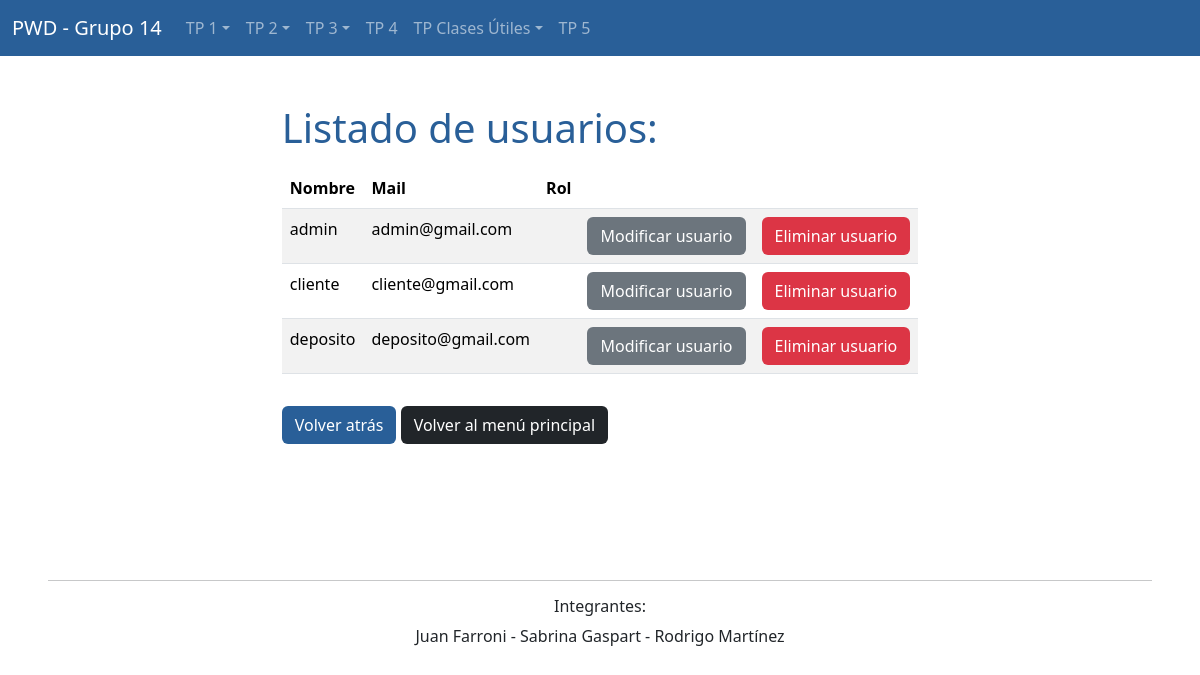
The app's page /TP5/vista/listarUsuario.php with its own data.
### tables this page shows
CREATE TABLE `usuario` (
  `idusuario` bigint(20) NOT NULL,
  `usnombre` varchar(50) NOT NULL,
  `uspass` varchar(50) NOT NULL,
  `usmail` varchar(50) NOT NULL,
  `usdeshabilitado` timestamp NULL DEFAULT NULL
);

### TP5/util/funciones.php (called while the page is built, shortened)
<?php
function my_autoloader($class_name)
{
    $directories = array(
        $_SESSION['ROOT'] . 'control/',
        $_SESSION['ROOT'] . 'modelo/',
        $_SESSION['ROOT'] . 'modelo/conector/',
    );
    foreach ($directories as $directory) {
        $file = $directory . $class_name . '.php';
        if (file_exists($file)) {
            return;
        }
    }
}
?>

### TP5/modelo/conector/BaseDatosPDO.php (called while the page is built, shortened)
<?php
class BaseDatosPDO extends PDO
{
    private $conec;
    private $indice;
    private $resultado;
    public function __construct()
    {
        $this->conec = null;
        $this->indice = 0;
        try {
            $this->conec = true;
        } catch (PDOException $e) {
            $this->sql = $e->getMessage();
            $this->conec = false;
        }
    }
    public function Iniciar()
    {
        return $this->getConec();
    }
    public function getConec()
    {
        return $this->conec;
    }
    private function setIndice($indice)
    {
        $this->indice = $indice;
    }
    private function getIndice()
    {
        return $this->indice;
    }
    private function setResultado($resultado)
    {
        $this->resultado = $resultado;
    }
    private function getResultado()
    {
        return $this->resultado;
    }
    public function Ejecutar($sql)
    {
        if (stristr($sql, "select")) {
            $resp = $this->EjecutarSelect($sql);
        }
        return $resp;
    }
    private function EjecutarSelect($sql)
    {
        $cant = -1;
        $resultado = parent::query($sql);
        if (!$resultado) {
            $this->analizarDebug();
        } else {
            $arregloResult = $resultado->fetchAll();
            $cant = count($arregloResult);
        }
        return $cant;
    }
    public function Registro()
    {
        $filaActual = false;
        $indiceActual = $this->getIndice();
        if ($indiceActual >= 0) {
            $filas = $this->getResultado();
            if ($indiceActual < count($filas)) {
                $filaActual = $filas[$indiceActual];
            } else {
                $this->setIndice(-1);
            }
        }
        return $filaActual;
    }
}

### TP5/modelo/Usuario.php (called while the page is built, shortened)
<?php
include_once 'conector/BaseDatosPDO.php';
class Usuario
{
    private $usNombre;
    private $usMail;
    private $usDeshabilitado;
    public function __construct()
    {
        $this->usNombre = "";
        $this->usMail = "";
        $this->usDeshabilitado = "";
    }
    public function getUsNombre()
    {
        return $this->usNombre;
    }
    public function setUsNombre($usNombre)
    {
        $this->usNombre = $usNombre;
    }
    public function getUsMail()
    {
        return $this->usMail;
    }
    public function setUsMail($usMail)
    {
        $this->usMail = $usMail;
    }
    public function getUsDeshabilitado()
    {
        return $this->usDeshabilitado;
    }
    public function setUsDeshabilitado($usDeshabilitado)
    {
        $this->usDeshabilitado = $usDeshabilitado;
    }
    public function listar($condicion = "")
    {
        $arreglo = [];
        $base = new BaseDatosPDO();
        $consulta = "SELECT * FROM usuario";
        if ($condicion != "") {
            $consulta .= " WHERE " . $condicion;
        }
        if ($base->Iniciar()) {
            if ($base->Ejecutar($consulta)) {
                while ($row = $base->Registro()) {
                    $obj = new Usuario();
                    $obj->setear($row['idusuario'], $row['usnombre'], $row['uspass'], $row['usmail'], $row['usdeshabilitado']);
                    array_push($arreglo, $obj);
                }
            } else {
                $this->setMensajeOperacion($base->getError());
            }
        } else {
            $this->setMensajeOperacion($base->getError());
        }
        return $arreglo;
    }
}

### TP5/control/AbmUsuario.php (called while the page is built, shortened)
<?php
class AbmUsuario
{
    public function buscar($param)
    {
        $usuario = new Usuario();
        $where = "true";
        $resultado = $usuario->listar($where);
        return $resultado;
    }
}

### TP5/vista/listarUsuario.php (the view, shortened to what this page needs)
<?php
include_once '../util/funciones.php';
include 'estructura/header.php';
$objUsuario = new AbmUsuario();
$listadoUsuarios = $objUsuario->buscar(null);
?>
<div class="container p-4 my-4 d-flex justify-content-center">
    <div class="div-form">
        <?php
        $listadoUsuarios = array_filter($listadoUsuarios,function($usuario){
            return $usuario->getUsdeshabilitado() != "0000-00-00 00:00:00";
        });
        if (empty($listadoUsuarios)): ?>
            <p class="display-6" id="tituloEjercicio">Usuarios no encontrados</p>
            <p>No hay usuarios cargados en la base de datos.</p>
        <?php else: ?>
            <p class="display-6" id="tituloEjercicio">Listado de usuarios:</p>
            <table class="table table-striped">
                <thead>
                    <tr>
                        <th>Nombre</th>
                        <th>Mail</th>
                        <th>Rol</th>
                        <th></th>
                        <th></th>
                    </tr>
                </thead>
                <tbody>
                    <?php foreach ($listadoUsuarios as $usuario): ?>
                        <tr>
                            <td><?php echo $usuario->getUsNombre(); ?></td>
                            <td><?php echo $usuario->getUsMail(); ?></td>
                            <td><?php echo implode(', ', $objUsuario->obtenerRolesUsuario($usuario->getIdUsuario())); ?></td>
                            <td>
                                <form action="accion/actualizarLogin.php" method="post">
                                    <button type="submit" class="btn bg-secondary text-white" id="modificarUsuario">Modificar
                                        usuario</button>
                                </form>
                            </td>
                            <td>
                                <form action="accion/eliminarLogin.php" method="post">
                                    <button type="submit" class="btn bg-danger text-white" id="eliminarUsuario">Eliminar
                                        usuario</button>
                                </form>
                            </td>
                        </tr>
                    <?php endforeach; ?>
                </tbody>
            </table>
        <?php endif; ?>
        <a class="btn mt-3 text-white" href="index.php" id="botonMenu">Volver atrás</a>
        <a class="btn mt-3 text-white bg-dark" href="../../index.php">Volver al menú principal</a>
    </div>
</div>
<?php
include '../../estructura/footer.php';
?>
</body>
</html>

### TP5/vista/assets/css/styles.css (style rules this page uses)
#tituloEjercicio { color: #295F98; }
a { text-decoration: none; }
#botonMenu { background-color: #295F98; }

### TP1/view/assets/css/styles.css (style rules this page uses)
#tituloEjercicio { color: #295F98; }
#botonMenu { background-color: #295F98; }

### records on screen
usuario: usnombre "admin", usmail "admin@gmail.com"
usuario: usnombre "cliente", usmail "cliente@gmail.com"
usuario: usnombre "deposito", usmail "deposito@gmail.com"
